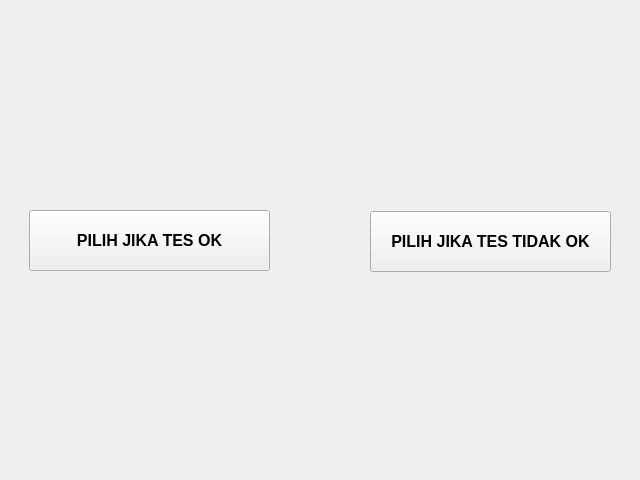
<?xml version="1.0" encoding="UTF-8"?>
<ui version="4.0">
 <class>hidupitupilihan</class>
 <widget class="QDialog" name="hidupitupilihan">
  <property name="geometry">
   <rect>
    <x>0</x>
    <y>0</y>
    <width>640</width>
    <height>480</height>
   </rect>
  </property>
  <property name="windowTitle">
   <string>Dialog</string>
  </property>
  <widget class="QPushButton" name="testok">
   <property name="geometry">
    <rect>
     <x>29</x>
     <y>210</y>
     <width>241</width>
     <height>61</height>
    </rect>
   </property>
   <property name="font">
    <font>
     <pointsize>12</pointsize>
     <weight>75</weight>
     <bold>true</bold>
    </font>
   </property>
   <property name="focusPolicy">
    <enum>Qt::NoFocus</enum>
   </property>
   <property name="text">
    <string>PILIH JIKA TES OK</string>
   </property>
  </widget>
  <widget class="QPushButton" name="testnotok">
   <property name="geometry">
    <rect>
     <x>370</x>
     <y>211</y>
     <width>241</width>
     <height>61</height>
    </rect>
   </property>
   <property name="font">
    <font>
     <pointsize>12</pointsize>
     <weight>75</weight>
     <bold>true</bold>
    </font>
   </property>
   <property name="focusPolicy">
    <enum>Qt::NoFocus</enum>
   </property>
   <property name="text">
    <string>PILIH JIKA TES TIDAK OK</string>
   </property>
  </widget>
 </widget>
 <resources/>
 <connections/>
</ui>
